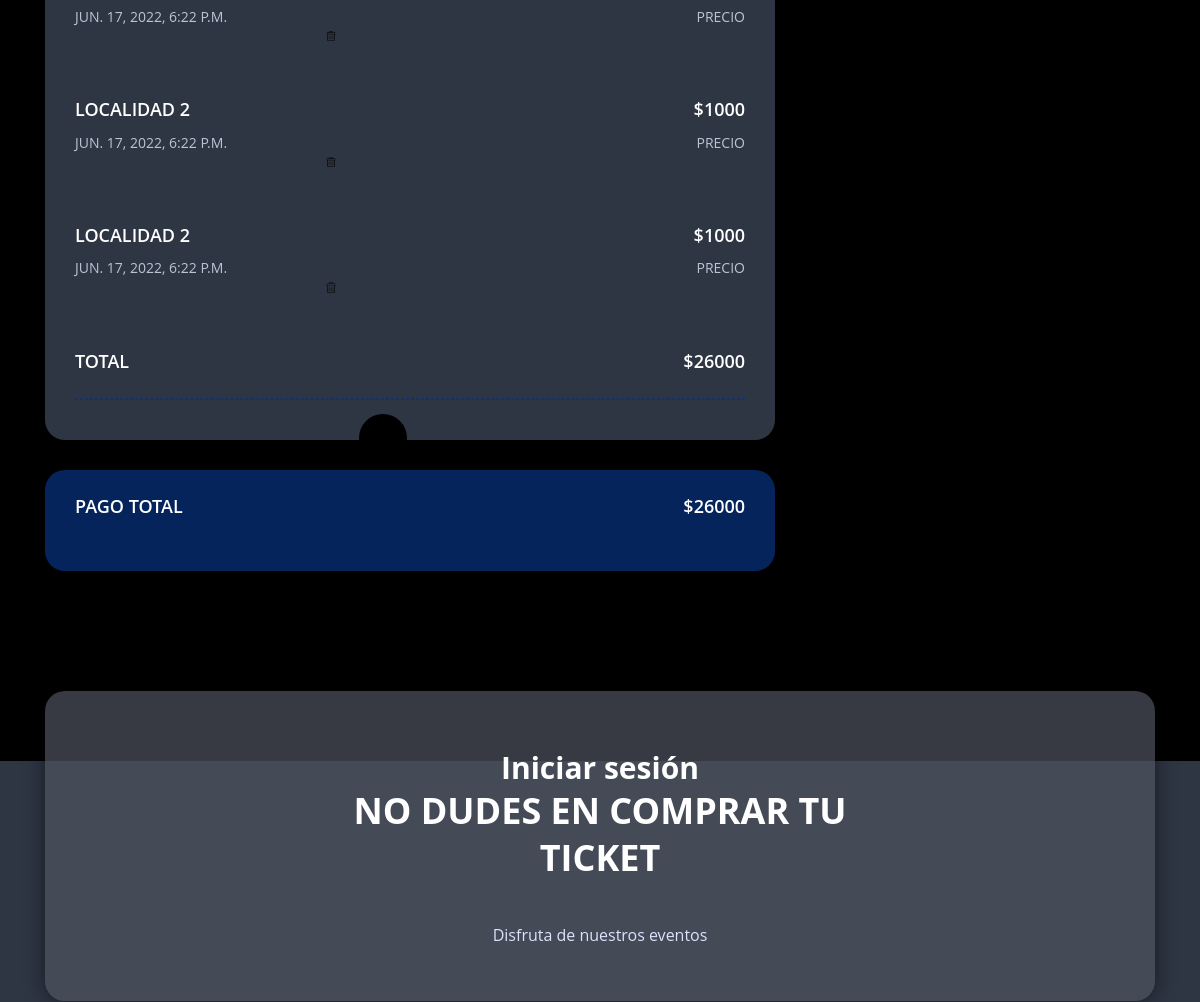
The app's page /carshop (signed in, middle part), older data.
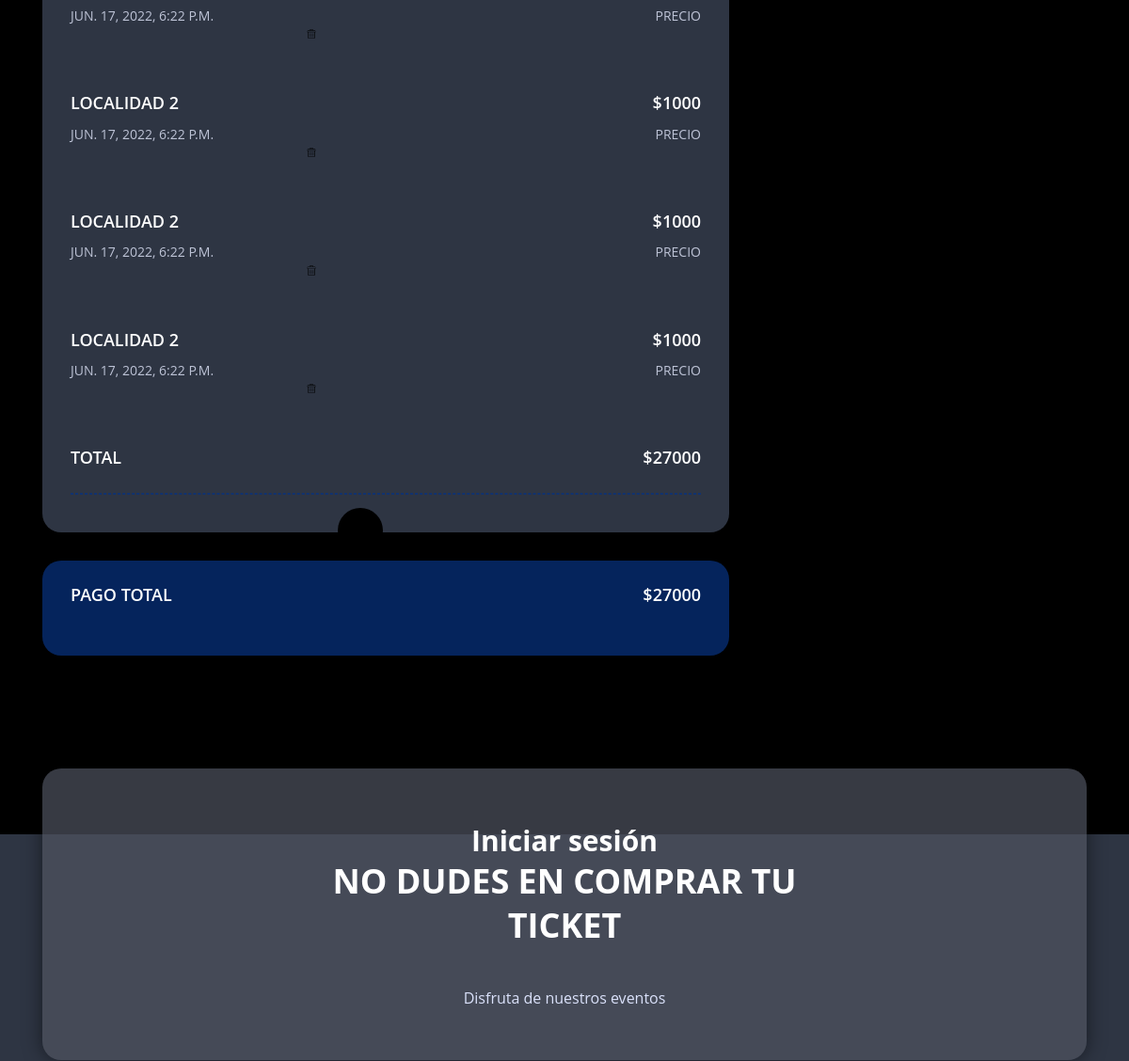
The same page, newer data.
### users/models.py (models this page shows, shortened)
class Boleta(models.Model):
    localidad = models.ForeignKey(Localidad, verbose_name='Localidad',
                                      on_delete=models.PROTECT,
                                      blank=True, null=True)
    capacity = models.CharField(verbose_name='Cantidad idsponible', max_length=254)
    asientos = models.CharField(verbose_name='Asientos', max_length=254)
    evento = models.ForeignKey(Eventos, verbose_name='Evento',
                                      on_delete=models.PROTECT,
                                      blank=True, null=True)
    price = models.CharField(verbose_name='Precio ', max_length=254)
    leyenda = models.CharField(verbose_name='Leyenda', max_length=254)
    convencion = models.ForeignKey(Convencion, verbose_name='Localidad',
                                  on_delete=models.PROTECT,
                                  blank=True, null=True)
    comprada = models.CharField(max_length=10, choices=CHOICES, verbose_name='Comprada', null=True,
                                            blank=True)
    code = models.ImageField(verbose_name='Imagen de la firma del usuario', upload_to='boleta/code', blank=True,
                              null=True)
    created = models.DateTimeField(auto_now_add=True)
    class Meta:
        verbose_name = 'BOleta'
        verbose_name_plural = 'Boleta'

class Localidad(models.Model):
    name = models.CharField(verbose_name='Nombre ', max_length=254)
    fecha = models.DateTimeField(auto_now=False, blank=True, null=True)
    capacity = models.CharField(verbose_name='Capacidad ', max_length=254)
    etapa = models.ForeignKey(Etapa, verbose_name='Etapa',
                                      on_delete=models.PROTECT,
                                      blank=True, null=True)
    evento = models.ForeignKey(Eventos, verbose_name='Evento',
                              on_delete=models.PROTECT,
                              blank=True, null=True)
    price = models.CharField(verbose_name='Precio ', max_length=254)
    created = models.DateTimeField(auto_now_add=True)
    class Meta:
        verbose_name = 'Localidad'
        verbose_name_plural = 'Localidades'

### users/views.py (the view, shortened to what this page needs)
# urls.py: path('carshop', users_views.carshop, name='carshop'),
@login_required(login_url='/login')
def carshop(request):
    user = request.user
    if user == None:
        return redirect('/')
    else:
        profile = Profile.objects.get(user=user)
        cars = profile.car
        carid = profile.car.id
        carshop = CarShop.objects.filter(id=carid).order_by('-id')
        cars = profile.car
        boletascars = cars.boleta.all()
        suma = 0
        for element in boletascars:
            print(element.id)
            suma = suma + int(element.localidad.price)
        suma = str(suma)
    return render(request, 'ticket/event-checkout.html',{'carshop':carshop,'boletascars': boletascars, 'suma': suma,  })

### templates/ticket/event-checkout.html (shortened to what this page needs)
{% load static %}
<!DOCTYPE html>
<html lang="en">
<head>
<link rel="stylesheet" href="{% static  "assets/css/bootstrap.min.css" %}">
<link rel="stylesheet" href="{% static  "assets/css/fontawesome.min.css" %}">
<link rel="stylesheet" href="{% static  "assets/css/animate.css" %}">
<link rel="stylesheet" href="{% static  "assets/css/magnific-popup.css" %}">
<link rel="stylesheet" href="{% static  "assets/css/odometer.css" %}">
<link rel="stylesheet" href="{% static  "assets/css/owl.carousel.min.css" %}">
<link rel="stylesheet" href="{% static  "assets/css/owl.theme.default.min.css" %}">
<link rel="stylesheet" href="{% static  "assets/css/nice-select.css" %}">
<link rel="stylesheet" href="{% static  "assets/css/jquery.animatedheadline.css" %}">
<link rel="stylesheet" href="{% static  "assets/css/style.css" %}">
</head>
<body>
<div class="movie-facility padding-bottom padding-top">
<div class="container">
<div class="row">
<div class="col-lg-8">
<div class="booking-summery bg-one side-shape">
<ul>
 {% for boleta in boletascars %}
<li>
<h6 class="subtitle"><span>{{boleta.localidad.name}}</span><span>${{boleta.localidad.price}}</span></h6>
<div class="info"><span>{{boleta.localidad.fecha}}</span> <span>Precio</span></div>
     <a href="{% url 'delete_boleta' id=boleta.id %}"><img src="{% static "img/trash.png" %}" class="img-fluid rounded mx-auto d-block pb-4" style="max-width: 2%;"></a>
</li>
 {% endfor %}
<li>
<h6 class="subtitle mb-0"><span>Total</span><span>${{suma}}</span></h6>
</li>
</ul>
<ul>
</ul>
</div>
<div class="proceed-area  text-center">
<h6 class="subtitle"><span> Pago total</span><span>${{suma}}</span></h6>
</div>
</div>
 <div class="col-lg-4">
</div>
</div>
</div>
</div>
<footer class="footer-section">
<div class="newsletter-section">
<div class="container">
<div class="newsletter-container">
<div class="newsletter-wrapper">
<a href="/login"><h2>Iniciar sesión</h2></a>
<h3 class="title">No dudes en comprar tu ticket</h3>
<p>Disfruta de nuestros eventos</p>
</div>
</div>
</div>
</div>
<div class="footer-section-box">
</div>
</footer>
</body>
</html>

Row changes from the older to the newer data that the page shows:
added Boleta: localidad.name "LOCALIDAD 2", localidad.price "1000", localidad.fecha "JUN. 17, 2022, 6:22 P.M."
Text that changed along with them:
{{ suma }}: "26000" → "27000"
